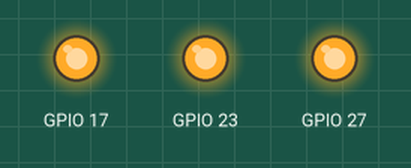
This program was run on a simulated Raspberry Pi (BCM pin numbers). Shown: output pins drawn as LEDs (lit = HIGH). Threads take turns every 2 ms.

Above: at 0.3 s.
At 1.0 s:
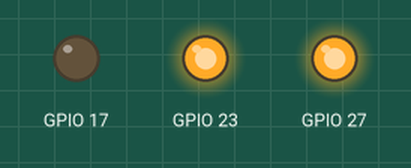
At 1.9 s:
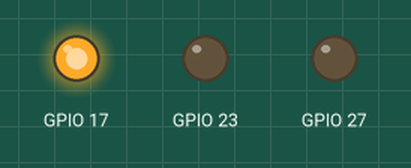
At 2.3 s:
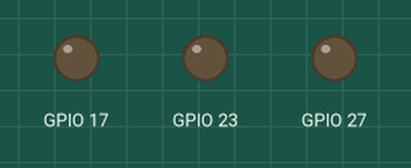
At 5.9 s:
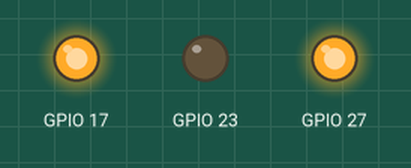
At 7.3 s:
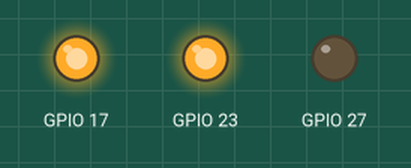
Timing chart, 0 to 7.8 s (numbered marks = the images above):
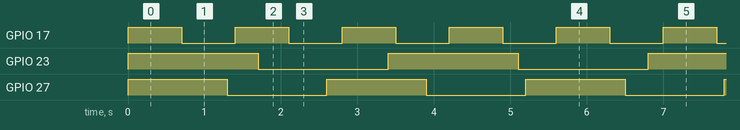

Measured:
- by itself, GPIO 17: alternates HIGH for 0.70 s and LOW for 0.70 s
- by itself, GPIO 23: alternates HIGH for 1.7 s and LOW for 1.7 s
- by itself, GPIO 27: alternates HIGH for 1.3 s and LOW for 1.3 s

The program:

threadex1.py
```python
import threading
import RPi.GPIO as GPIO
import time

GPIO.setmode(GPIO.BCM)
GPIO.setup(17,GPIO.OUT)
GPIO.setup(27,GPIO.OUT)
GPIO.setup(23,GPIO.OUT)

flag_exit = 0

def green():
    while 1:
     GPIO.output(27,1)
     time.sleep(1.3)
     GPIO.output(27,0)
     time.sleep(1.3)

     if flag_exit:break
def blue():
    while 1:
     GPIO.output(23,1)
     time.sleep(1.7)
     GPIO.output(23,0)
     time.sleep(1.7)

     if flag_exit:break

tg=threading.Thread(target=green)
tg.start()

tb=threading.Thread(target=blue)
tb.start()

try:
    while 1:
        GPIO.output(17,1)
        time.sleep(0.7)
        GPIO.output(17,0)
        time.sleep(0.7)
except KeyboardInterrupt:
    pass

flag_exit=1
tg.join()
tb.join()
GPIO.cleanup()
```
